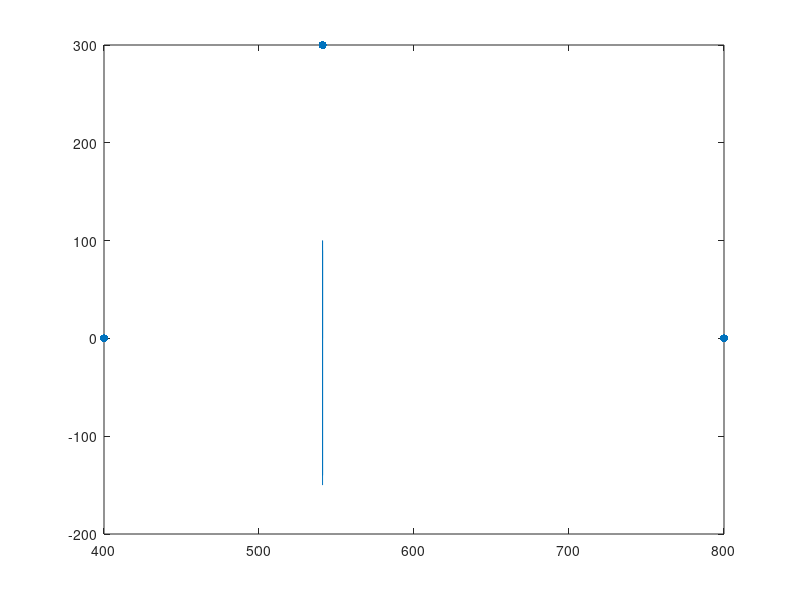

Write the MATLAB code that produced this figure.
%%calcular extremos del obstaculo
obs0=[541.0 0];
largo0=100.0;
largo1=150.0;
angle=90.0;
%%extremo 1
aux1=obs0(1)+largo0*cos(angle*pi/180);
aux2=obs0(2)+largo0*sin(angle*pi/180);
obs1=[aux1 aux2];
%%extremo 2
aux1=obs0(1)-largo1*cos(angle*pi/180);
aux2=obs0(2)-largo1*sin(angle*pi/180);
obs2=[aux1 aux2];

%%agregar puntos entremedio
i=1;
obs_1_0=[];
obs_1_1=[];
while  ((i*10.0)<=largo0)
    aux1=obs1(1)-i*10.0*cos(angle*pi/180);
    aux2=obs1(2)-i*10.0*sin(angle*pi/180);
    obs_1_0=[obs_1_0 aux1];
    obs_1_1=[obs_1_1 aux2];
    i=i+1;
end

i=1;
obs_2_0=[];
obs_2_1=[];
while  ((i*10.0)<=largo1)
    aux1=obs2(1)+i*10.0*cos(angle*pi/180);
    aux2=obs2(2)+i*10.0*sin(angle*pi/180);
    obs_2_0=[obs_2_0 aux1];
    obs_2_1=[obs_2_1 aux2];
    i=i+1;
end

%%lista de puntos del obstaculo
x=[obs0(1) obs_1_0 obs1(1) obs_2_0 obs2(1)];
y=[obs0(2) obs_1_1 obs1(2) obs_2_1 obs2(2)];

%scatter(x,y,'filled')
plot(x,y)
hold on

%%vehiculo
pos_x=400;
pos_y=0;
l_1=obs0(1)-pos_x;
q_1=0;
l_2=sqrt((obs1(1)-pos_x)^2+(obs1(2)-pos_y)^2);
q_2=atan((obs1(2)-pos_y)/(obs1(1)-pos_x));

posx=[pos_x , 541.02,800.0];
posy=[pos_y , 299.99 ,0];
scatter(posx,posy,'filled')

hold off


